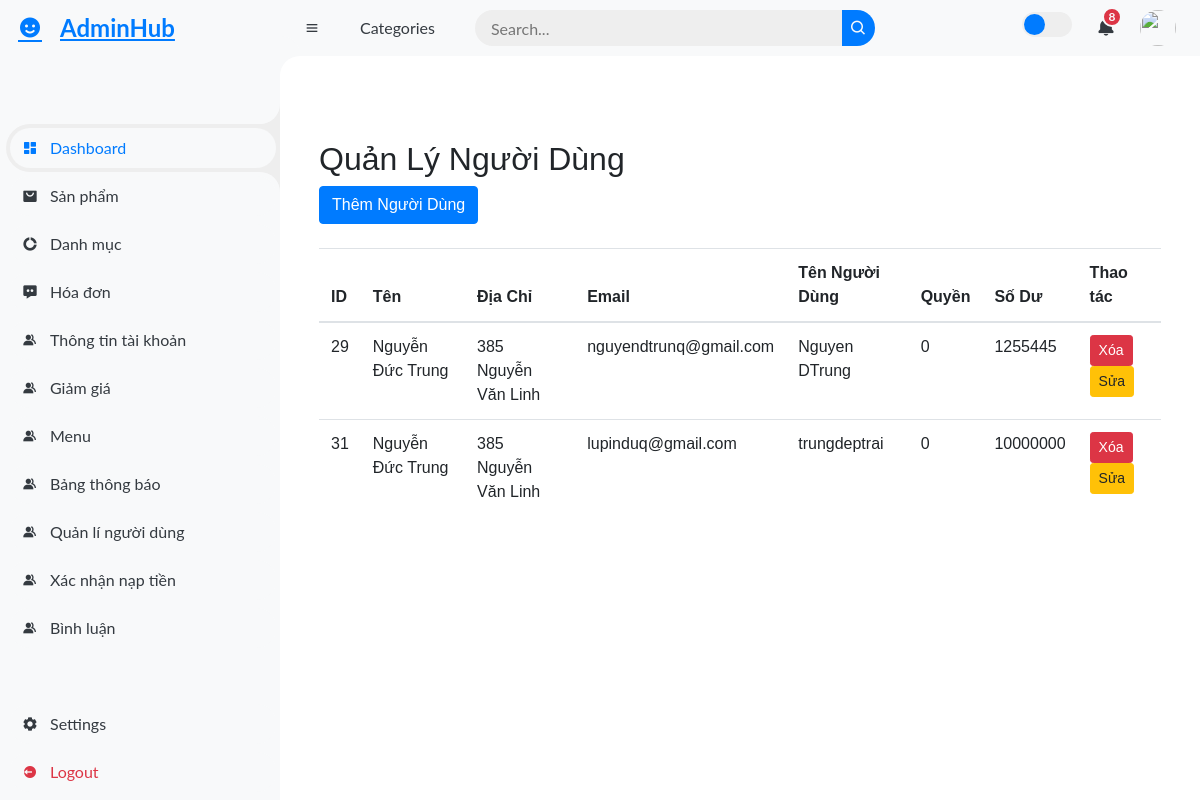
The page /admin_banacc/user.php on the database its author committed.
### tables this page shows
CREATE TABLE `tbl_user` (
  `id` int(100) NOT NULL,
  `name` varchar(100) DEFAULT NULL,
  `address` varchar(100) DEFAULT NULL,
  `email` varchar(100) NOT NULL,
  `user_name` varchar(100) NOT NULL,
  `user_pw` varchar(100) NOT NULL,
  `role` tinyint(1) NOT NULL DEFAULT 0,
  `sodu` int(100) DEFAULT NULL
);

### admin_banacc/main/user.php (the view, shortened to what this page needs)
<?php
include 'db/connect.php';
?>
<!DOCTYPE html>
<html lang="en">
<head>
    <link rel="stylesheet" href="https://stackpath.bootstrapcdn.com/bootstrap/4.3.1/css/bootstrap.min.css">
</head>
<body>
<div class="container mt-5">
    <h2>Quản Lý Người Dùng</h2>
    <button type="button" class="btn btn-primary" data-toggle="modal" data-target="#addUserModal">
        Thêm Người Dùng
    </button>
    <br><br>
    <table class="table">
        <thead>
        <tr>
            <th>ID</th>
            <th>Tên</th>
            <th>Địa Chỉ</th>
            <th>Email</th>
            <th>Tên Người Dùng</th>
            <th>Quyền</th>
            <th>Số Dư</th>
            <th>Thao tác</th>
        </tr>
        </thead>
        <tbody>
        <?php
        $result = $conn->query("SELECT * FROM tbl_user");
        while ($row = $result->fetch_assoc()) {
            echo "<tr>
                    <td>{$row['id']}</td>
                    <td>{$row['name']}</td>
                    <td>{$row['address']}</td>
                    <td>{$row['email']}</td>
                    <td>{$row['user_name']}</td>
                    <td>{$row['role']}</td>
                    <td>{$row['sodu']}</td>
                    <td>
                        <a href='#' class='btn btn-danger btn-sm' data-toggle='modal' data-target='#deleteModal{$row['id']}'>Xóa</a>
                        <a href='#' class='btn btn-warning btn-sm' data-toggle='modal' data-target='#editModal{$row['id']}'>Sửa</a>
                    </td>
                </tr>";
        }
        ?>
        </tbody>
    </table>
</div>
</body>
</html>

### admin_banacc/style.css (style rules this page uses)
* { margin: 0; padding: 0; box-sizing: border-box; }
a { text-decoration: none; }
:root { --poppins: 'Poppins', sans-serif; --lato: 'Lato', sans-serif; --light: #F9F9F9; --blue: #3C91E6; --light-blue: #CFE8FF; --grey: #eee; --dark-grey: #AAAAAA; --dark: #342E37; --red: #DB504A; --yellow: #FFCE26; --light-yellow: #FFF2C6; --orange: #FD7238; --light-orange: #FFE0D3; }
html { overflow-x: hidden; }
body { background: var(--grey); overflow-x: hidden; }

### rows shown on the page
tbl_user: id "29", name "Nguyễn Đức Trung", address "385 Nguyễn Văn Linh", email "nguyendtrunq@gmail.com", user_name "Nguyen DTrung", role "0", sodu "1255445"
tbl_user: id "31", name "Nguyễn Đức Trung", address "385 Nguyễn Văn Linh", email "lupinduq@gmail.com", user_name "trungdeptrai", role "0", sodu "10000000"
